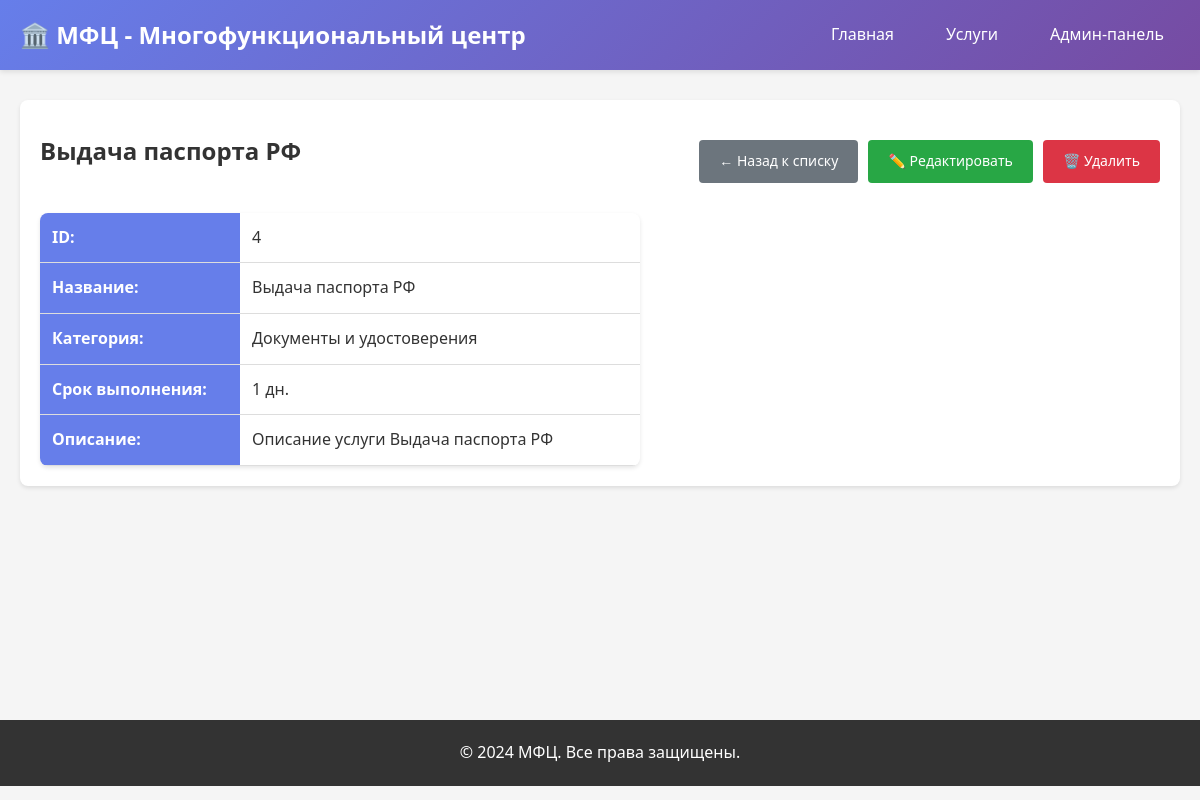
Page /services/4/ on the committed database.
### mfc/models.py (models this page shows, shortened)
class Service(models.Model):
    name = models.CharField(
        max_length=200,
        verbose_name='Название услуги'
    )
    description = models.TextField(
        verbose_name='Описание',
        blank=True,
        null=True
    )
    category = models.ForeignKey(
        ServiceCategory,
        on_delete=models.CASCADE,
        verbose_name='Категория',
        related_name='services'
    )
    duration_days = models.PositiveIntegerField(
        verbose_name='Срок выполнения (дней)',
        validators=[MinValueValidator(1)],
        default=1  # type: ignore
    )
    offices = models.ManyToManyField(
        'MFCOffice',
        related_name='services',
        verbose_name='Отделения МФЦ',
        blank=True,
        help_text='Отделения, где предоставляется данная услуга'
    )
    history = HistoricalRecords()
    class Meta:
        verbose_name = 'Услуга'
        verbose_name_plural = 'Услуги'
        ordering = ['name']

class ServiceCategory(models.Model):
    name = models.CharField(
        max_length=200,
        verbose_name='Название категории',
        unique=True
    )
    description = models.TextField(
        verbose_name='Описание',
        blank=True,
        null=True
    )
    class Meta:
        verbose_name = 'Категория услуги'
        verbose_name_plural = 'Категории услуг'
        ordering = ['name']

### mfc/views.py (the view)
# urls.py: path('services/<int:pk>/', views.ServiceDetailView.as_view(), name='service_detail'),
class ServiceDetailView(DetailView):
    model = Service
    template_name = 'mfc/service_detail.html'
    context_object_name = 'service'

### mfc/templates/mfc/service_detail.html (shortened to what this page needs)
{% extends 'mfc/base.html' %}
{% block content %}
<div class="card">
    <div style="display: flex; justify-content: space-between; align-items: center; margin-bottom: 20px;">
        <h2>{{ service.name }}</h2>
        <div class="actions">
            <a href="{% url 'mfc:service_list' %}" class="btn btn-secondary">← Назад к списку</a>
            <a href="{% url 'mfc:service_update' service.pk %}" class="btn btn-success">✏️ Редактировать</a>
            <a href="{% url 'mfc:service_delete' service.pk %}" class="btn btn-danger">🗑️ Удалить</a>
        </div>
    </div>
    <div style="margin-top: 30px;">
        <table style="max-width: 600px;">
            <tr>
                <th style="width: 200px;">ID:</th>
                <td>{{ service.id }}</td>
            </tr>
            <tr>
                <th>Название:</th>
                <td>{{ service.name }}</td>
            </tr>
            <tr>
                <th>Категория:</th>
                <td>{{ service.category.name }}</td>
            </tr>
            <tr>
                <th>Срок выполнения:</th>
                <td>{{ service.duration_days }} дн.</td>
            </tr>
            <tr>
                <th>Описание:</th>
                <td>{{ service.description|default:"Не указано" }}</td>
            </tr>
        </table>
    </div>
</div>
{% endblock %}

### mfc/templates/mfc/base.html (style rules this page uses)
* { margin: 0; padding: 0; box-sizing: border-box; }
body { font-family: 'Segoe UI', Tahoma, Geneva, Verdana, sans-serif; line-height: 1.6; color: #333; background-color: #f5f5f5; }
.btn { display: inline-block; padding: 10px 20px; text-decoration: none; border-radius: 4px; border: none; cursor: pointer; font-size: 14px; transition: all 0.3s; }
.btn-success { background-color: #28a745; color: white; }
.btn-danger { background-color: #dc3545; color: white; }
.btn-secondary { background-color: #6c757d; color: white; }
.card { background: white; border-radius: 8px; padding: 20px; margin-bottom: 20px; box-shadow: 0 2px 4px rgba(0,0,0,0.1); }
.actions { display: flex; gap: 10px; margin-top: 20px; }
table { width: 100%; border-collapse: collapse; background: white; border-radius: 8px; overflow: hidden; box-shadow: 0 2px 4px rgba(0,0,0,0.1); }
th, td { padding: 12px; text-align: left; border-bottom: 1px solid #ddd; }
th { background-color: #667eea; color: white; font-weight: 600; }

### rows in the picture
Service: name "Выдача паспорта РФ", id "4", category.name "Документы и удостоверения", duration_days "1", description "Описание услуги Выдача паспорта РФ"
